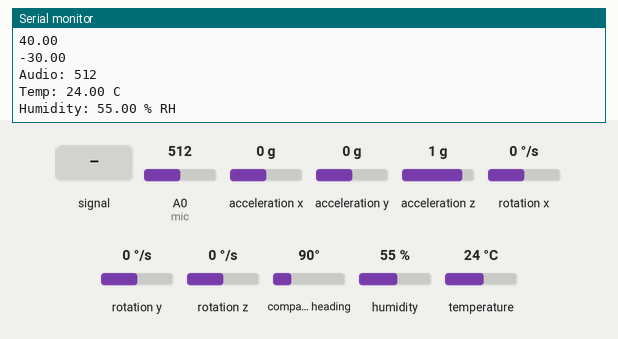
Recording of a sketch running on a simulated Arduino Uno, built with avr-gcc and run on an emulated ATmega328P. On the bench: the last lines printed to the serial monitor. The test bench sets the inputs (shaded band); at power-on: acceleration x 0 g, A0 (mic) = 512, acceleration y 0 g, acceleration z 1 g, rotation x 0 °/s, rotation y 0 °/s, rotation z 0 °/s, compass heading 90°, humidity 55 %, temperature 24 °C.

Above: at 2.2 s.
2.3 s: A0 (mic) fed a 200 Hz sine of ±81 counts around its level
At 2.4 s:
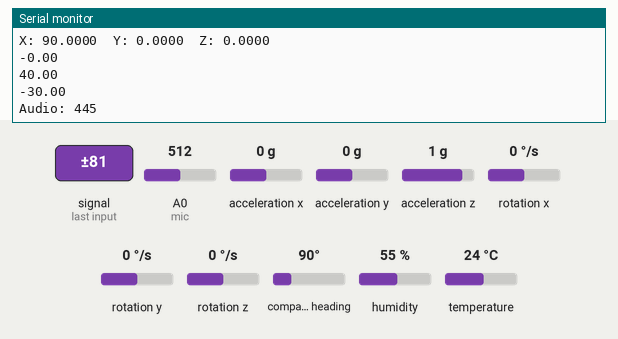
3.8 s: acceleration x set to -1.4 g
At 4.3 s:
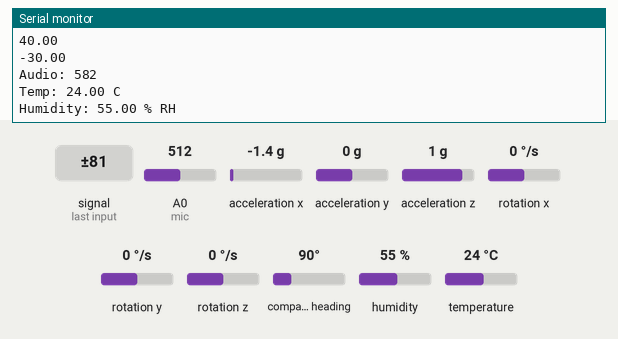
5.3 s: A0 (mic) set to 716
At 5.7 s:
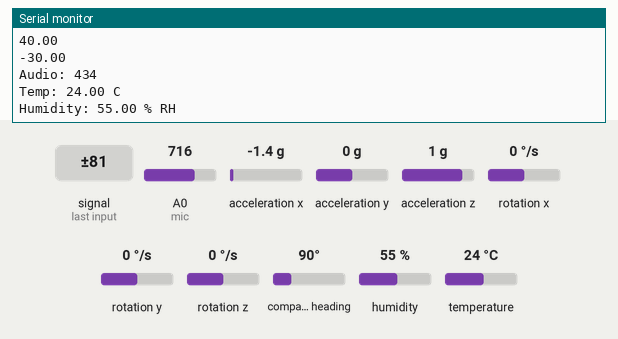
6.8 s: acceleration y set to -1.4 g
At 6.8 s:
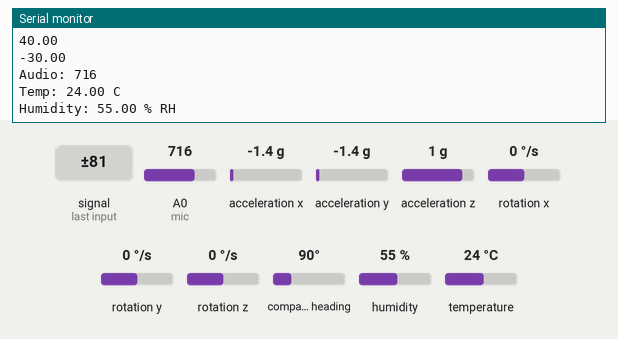
8.3 s: A0 (mic) fed a 1000 Hz sine of ±255 counts around its level
At 8.67 s:
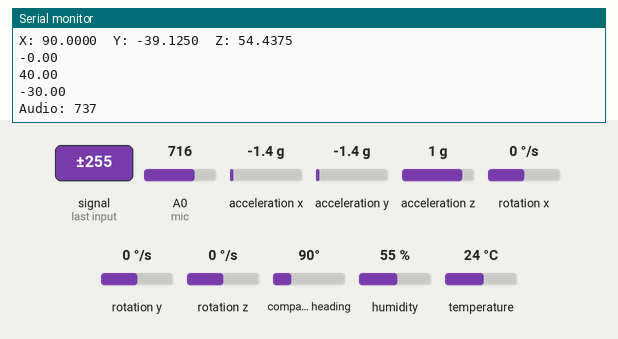
9.8 s: acceleration z set to -1.4 g
At 10.5 s:
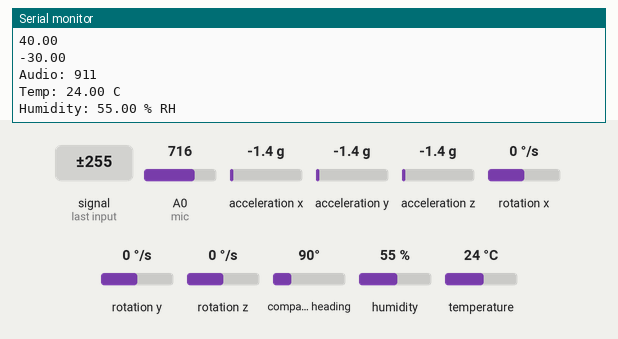
Timing chart, 0 to 12.3 s (numbered marks = the images above; inputs shaded):
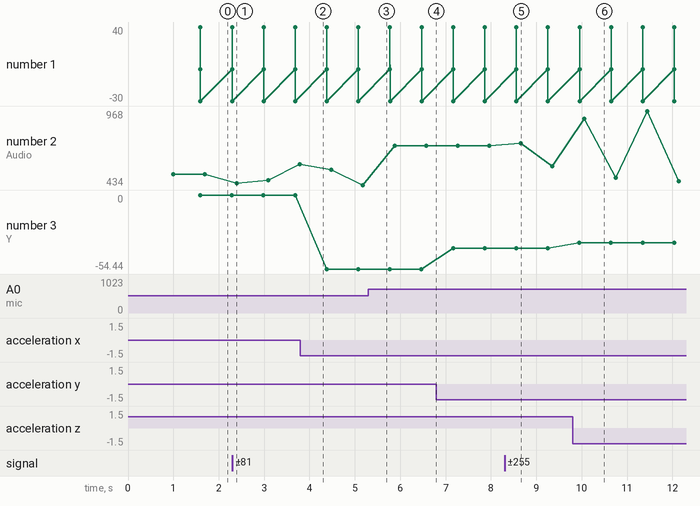

The sketch:

sensors_temp.ino
```cpp
#include <Adafruit_Sensor.h>
#include <Adafruit_HTU31D.h>
#include <Adafruit_BNO055.h>
#include <utility/imumaths.h>

Adafruit_BNO055 bno = Adafruit_BNO055(55);
Adafruit_HTU31D htu = Adafruit_HTU31D();
uint32_t timestamp;

// Connect the MEMS AUD output to the Arduino A0 pin
int mic = A0;
int micOut;


void setup() {
  Serial.begin(115200);
  while (!Serial)
  {
    delay(10); // wait till serial port opens
  }
  Serial.println("Adafruit HTU31D test");

  if (!htu.begin(0x40))
  {
    Serial.println("Couldn't find temperature sensor!");
    while (1);
  }
  timestamp = millis();

  /* Initialise the imu sensor */
  if(!bno.begin())
  {
    /* There was a problem detecting the BNO055 ... check your connections */
    Serial.print("Oops, no BNO055 detected ... Check your wiring or I2C ADDR!");
    while(1);
  }

  delay(1000);
  bno.setExtCrystalUse(true);
}

void loop() {
  micOut = analogRead(mic);
  Serial.print("Audio: ");
  Serial.println(micOut);
  getTemp();
  getBnoRawData();
}

void getTemp() {
  sensors_event_t humidity, temp;

  htu.getEvent(&humidity, &temp);// populate temp and humidity objects with fresh data

  Serial.print("Temp: ");
  Serial.print(temp.temperature);
  Serial.println(" C");

  Serial.print("Humidity: ");
  Serial.print(humidity.relative_humidity);
  Serial.println(" \% RH");
  delay(500);
}


void getBnoRawData() {
  /* Get a new sensor event */
  sensors_event_t event;
  bno.getEvent(&event);
  imu::Vector<3> euler = bno.getVector(Adafruit_BNO055::VECTOR_EULER);
  imu::Vector<3> magnetic = bno.getVector(Adafruit_BNO055::VECTOR_MAGNETOMETER);
  imu::Vector<3> gyro = bno.getVector(Adafruit_BNO055::VECTOR_GYROSCOPE);
  imu::Vector<3> accel = bno.getVector(Adafruit_BNO055::VECTOR_ACCELEROMETER);
  imu::Vector<3> linear_accel = bno.getVector(Adafruit_BNO055::VECTOR_LINEARACCEL);
  imu::Vector<3> gravity = bno.getVector(Adafruit_BNO055::VECTOR_GRAVITY);
  imu::Quaternion quat = bno.getQuat();

  /* Display the floating point data */
  Serial.print("X: ");
  Serial.print(event.orientation.x, 4);
  Serial.print("\tY: ");
  Serial.print(event.orientation.y, 4);
  Serial.print("\tZ: ");
  Serial.print(event.orientation.z, 4);
  Serial.println("");
  Serial.println(magnetic[0]);
  Serial.println(magnetic[1]);
  Serial.println(magnetic[2]);
  delay(100);

}
```

Measured:
- after the input at 2.3 s, the serial monitor: prints a new line after 0.09 s (image 1)
- after the input at 8.3 s, the serial monitor: prints a new line after 0.36 s (image 5)
- after the input at 9.8 s, the serial monitor: prints a new line after 0.15 s (image 6)
- plotted number 2: 512 → 582 after the input at 2.3 s, 582 → 434 after the input at 3.8 s, 434 → 716 after the input at 5.3 s, 716 → 570 after the input at 8.3 s
- plotted number 3: 0 → -54.44 after the input at 3.8 s, -54.44 → -39.12 after the input at 6.8 s, -39.12 → -35.25 after the input at 9.8 s
